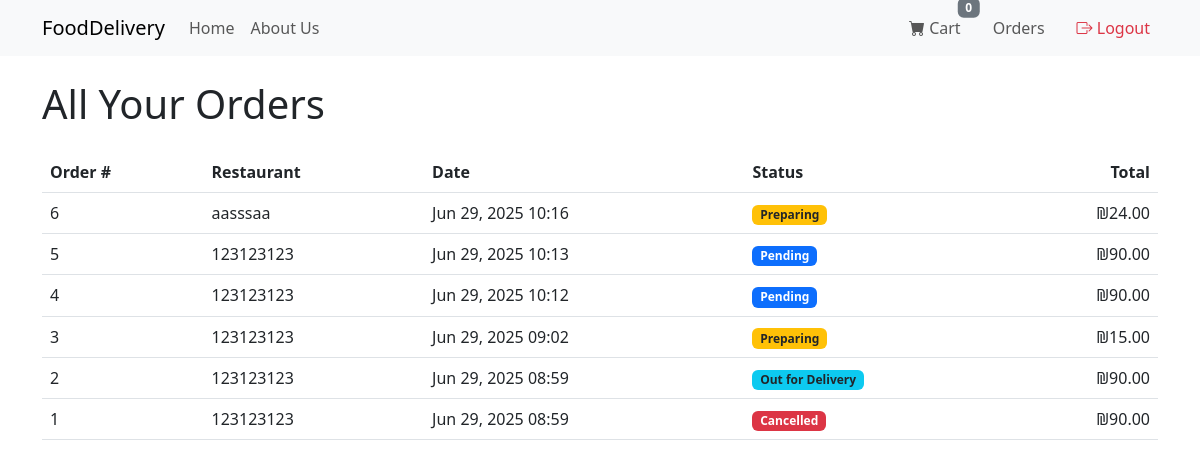
The page /track/ (signed in) on the database its author committed.
### core/models.py (models this page shows)
class Order(models.Model):
    STATUS_CHOICES = [
        ('Pending',       'Pending'),
        ('Preparing',     'Preparing'),
        ('OutForDelivery','Out for Delivery'),
        ('Delivered',     'Delivered'),
        ('Cancelled',     'Cancelled'),
    ]
    user= models.ForeignKey(User,
  related_name='orders',
  on_delete=models.CASCADE)
    restaurant       = models.ForeignKey(Restaurant,
  related_name='orders',
  on_delete=models.CASCADE)
    delivery_address = models.CharField(max_length=255)
    total_price      = models.DecimalField(max_digits=10, decimal_places=2)
    status           = models.CharField(max_length=20,
 choices=STATUS_CHOICES,
 default='Pending')
    created_at       = models.DateTimeField(auto_now_add=True)
    updated_at       = models.DateTimeField(auto_now=True)

class Restaurant(models.Model):
    owner       = models.ForeignKey(
                    User,
                    related_name='restaurants',
                    on_delete=models.CASCADE
                  )
    name        = models.CharField(max_length=255)
    description = models.TextField(blank=True)
    address     = models.CharField(max_length=255, blank=True)
    phone       = models.CharField(max_length=20, blank=True)
    avg_rating  = models.DecimalField(max_digits=2, decimal_places=1, default=0)
    created_at  = models.DateTimeField(auto_now_add=True)
    updated_at  = models.DateTimeField(auto_now=True)

### core/views.py (the view)
# urls.py: path('track/', views.tracking_list, name='tracking'),
def tracking_list(request):
    user_id = request.session.get('user_id')
    if not user_id:
        return redirect('core:login')
    current_user = get_object_or_404(User, id=user_id)
    if current_user.user_type == User.RESTAURANT:
        orders = Order.objects.filter(restaurant__owner=current_user).order_by('-created_at')
    else:
        orders = Order.objects.filter(user=current_user).order_by('-created_at')
    return render(request, 'order_list.html', {
        'orders': orders,
        'current_user': current_user,
    })

### core/templates/order_list.html (shortened to what this page needs)
{% extends "index.html" %}
{% block content %}
  <h1 class="mb-4">All Your Orders</h1>
  {% if orders %}
    <table class="table table-hover align-middle">
      <thead>
        <tr>
          <th>Order #</th>
          <th>Restaurant</th>
          <th>Date</th>
          <th>Status</th>
          <th class="text-end">Total</th>
        </tr>
      </thead>
      <tbody>
        {% for order in orders %}
          <tr>
            <td>{{ order.id }}</td>
            <td>{{ order.restaurant.name }}</td>
            <td>{{ order.created_at|date:"M d, Y H:i" }}</td>
            <td>
              {% if order.status == 'Pending' %}
                <span class="badge bg-primary">Pending</span>
              {% elif order.status == 'Preparing' %}
                <span class="badge bg-warning text-dark">Preparing</span>
              {% elif order.status == 'OutForDelivery' %}
                <span class="badge bg-info text-dark">Out for Delivery</span>
              {% elif order.status == 'Delivered' %}
                <span class="badge bg-success">Delivered</span>
              {% elif order.status == 'Cancelled' %}
                <span class="badge bg-danger">Cancelled</span>
              {% else %}
                <span class="badge bg-secondary">{{ order.get_status_display }}</span>
              {% endif %}
            </td>
            <td class="text-end">₪{{ order.total_price }}</td>
          </tr>
        {% endfor %}
      </tbody>
    </table>
  {% else %}
    <p>You have no orders yet.</p>
    <a href="{% url 'core:home' %}" class="btn btn-link">Browse Restaurants</a>
  {% endif %}
{% endblock %}

### core/templates/index.html (shortened to what this page needs)
{% load static %}
<!DOCTYPE html>
<html lang="en">
<head>
  <link
    href="https://cdn.jsdelivr.net/npm/bootstrap@5.3.0/dist/css/bootstrap.min.css"
    rel="stylesheet"
  >
  <link
    href="https://cdn.jsdelivr.net/npm/bootstrap-icons@1.10.5/font/bootstrap-icons.css"
    rel="stylesheet"
  >
</head>
<body>
  <nav class="navbar navbar-expand-lg navbar-light bg-light">
    <div class="container">
      <a class="navbar-brand" href="{% url 'core:home' %}">FoodDelivery</a>
      <div class="collapse navbar-collapse" id="mainNavbar">
      <ul class="navbar-nav me-auto mb-2 mb-lg-0">
        <li class="nav-item">
          <a class="nav-link" href="{% url 'core:home' %}">Home</a>
        </li>
        <li class="nav-item">
          <a class="nav-link" href="{% url 'core:about' %}">About Us</a>
        </li>
      </ul>
        <ul class="navbar-nav mb-2 mb-lg-0">
          {% if request.session.user_id %}
            <li class="nav-item me-3">
              <a class="nav-link position-relative" href="{% url 'core:cart' %}">
                <i class="bi bi-cart-fill"></i>
                Cart
                <span
                  id="cart-count"
                  class="badge bg-secondary position-absolute top-0 start-100 translate-middle"
                >0</span>
              </a>
            </li>
            <li class="nav-item me-3">
              <a class="nav-link" href="{% url 'core:tracking' %}">Orders</a>
            </li>
            <li class="nav-item">
              <a class="nav-link text-danger" href="{% url 'core:logout' %}">
                <i class="bi bi-box-arrow-right"></i> Logout
              </a>
            </li>
          {% endif %}
        </ul>
      </div>
    </div>
  </nav>
  <main class="py-4">
    <div class="container">
      {% block content %}{% endblock %}
    </div>
  </main>
</body>
</html>

### rows shown on the page
Order: id "6", restaurant.name "aasssaa", created_at "Jun 29, 2025 10:16", status "Preparing", total_price "24.00"
Order: id "5", restaurant.name "123123123", created_at "Jun 29, 2025 10:13", status "Pending", total_price "90.00"
Order: id "4", restaurant.name "123123123", created_at "Jun 29, 2025 10:12", status "Pending", total_price "90.00"
Order: id "3", restaurant.name "123123123", created_at "Jun 29, 2025 09:02", status "Preparing", total_price "15.00"
Order: id "2", restaurant.name "123123123", created_at "Jun 29, 2025 08:59", status "Out for Delivery", total_price "90.00"
Order: id "1", restaurant.name "123123123", created_at "Jun 29, 2025 08:59", status "Cancelled", total_price "90.00"
